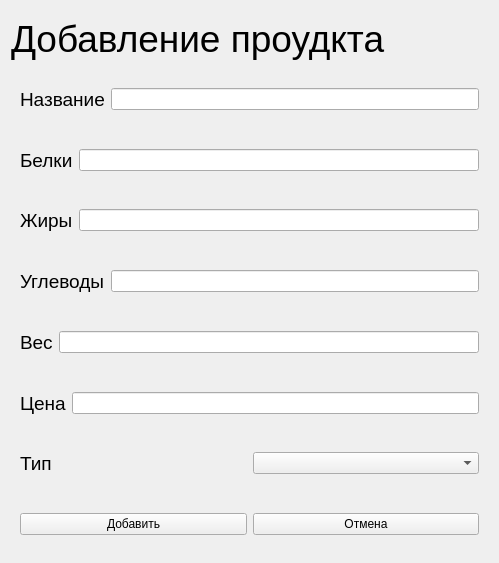
<?xml version="1.0" encoding="UTF-8"?>
<ui version="4.0">
 <class>AddProductWindow</class>
 <widget class="QWidget" name="AddProductWindow">
  <property name="geometry">
   <rect>
    <x>0</x>
    <y>0</y>
    <width>499</width>
    <height>563</height>
   </rect>
  </property>
  <property name="windowTitle">
   <string>Form</string>
  </property>
  <layout class="QVBoxLayout" name="verticalLayout">
   <item>
    <widget class="QLabel" name="WindowName">
     <property name="font">
      <font>
       <pointsize>28</pointsize>
      </font>
     </property>
     <property name="text">
      <string>Добавление проудкта</string>
     </property>
    </widget>
   </item>
   <item>
    <widget class="QWidget" name="widget" native="true">
     <layout class="QHBoxLayout" name="horizontalLayout">
      <item>
       <widget class="QLabel" name="l_name">
        <property name="font">
         <font>
          <pointsize>14</pointsize>
         </font>
        </property>
        <property name="text">
         <string>Название</string>
        </property>
       </widget>
      </item>
      <item>
       <widget class="QLineEdit" name="In_name"/>
      </item>
     </layout>
    </widget>
   </item>
   <item>
    <widget class="QWidget" name="widget_2" native="true">
     <layout class="QHBoxLayout" name="horizontalLayout_2">
      <item>
       <widget class="QLabel" name="l_proteins">
        <property name="font">
         <font>
          <pointsize>14</pointsize>
         </font>
        </property>
        <property name="text">
         <string>Белки</string>
        </property>
       </widget>
      </item>
      <item>
       <widget class="QLineEdit" name="In_proteins"/>
      </item>
     </layout>
    </widget>
   </item>
   <item>
    <widget class="QWidget" name="widget_3" native="true">
     <layout class="QHBoxLayout" name="horizontalLayout_3">
      <item>
       <widget class="QLabel" name="l_fats">
        <property name="font">
         <font>
          <pointsize>14</pointsize>
         </font>
        </property>
        <property name="text">
         <string>Жиры</string>
        </property>
       </widget>
      </item>
      <item>
       <widget class="QLineEdit" name="In_fats"/>
      </item>
     </layout>
    </widget>
   </item>
   <item>
    <widget class="QWidget" name="widget_4" native="true">
     <layout class="QHBoxLayout" name="horizontalLayout_4">
      <item>
       <widget class="QLabel" name="l_carbs">
        <property name="font">
         <font>
          <pointsize>14</pointsize>
         </font>
        </property>
        <property name="text">
         <string>Углеводы</string>
        </property>
       </widget>
      </item>
      <item>
       <widget class="QLineEdit" name="In_carbs"/>
      </item>
     </layout>
    </widget>
   </item>
   <item>
    <widget class="QWidget" name="widget_5" native="true">
     <layout class="QHBoxLayout" name="horizontalLayout_5">
      <item>
       <widget class="QLabel" name="l_weight">
        <property name="font">
         <font>
          <pointsize>14</pointsize>
         </font>
        </property>
        <property name="text">
         <string>Вес</string>
        </property>
       </widget>
      </item>
      <item>
       <widget class="QLineEdit" name="In_weights"/>
      </item>
     </layout>
    </widget>
   </item>
   <item>
    <widget class="QWidget" name="widget_6" native="true">
     <layout class="QHBoxLayout" name="horizontalLayout_6">
      <item>
       <widget class="QLabel" name="l_cost">
        <property name="font">
         <font>
          <pointsize>14</pointsize>
         </font>
        </property>
        <property name="text">
         <string>Цена</string>
        </property>
       </widget>
      </item>
      <item>
       <widget class="QLineEdit" name="In_cost"/>
      </item>
     </layout>
    </widget>
   </item>
   <item>
    <widget class="QWidget" name="widget_7" native="true">
     <layout class="QHBoxLayout" name="horizontalLayout_7">
      <item>
       <widget class="QLabel" name="l_type">
        <property name="font">
         <font>
          <pointsize>14</pointsize>
         </font>
        </property>
        <property name="text">
         <string>Тип</string>
        </property>
       </widget>
      </item>
      <item>
       <widget class="QComboBox" name="comboBox"/>
      </item>
     </layout>
    </widget>
   </item>
   <item>
    <widget class="QWidget" name="widget_8" native="true">
     <layout class="QHBoxLayout" name="horizontalLayout_8">
      <item>
       <widget class="QPushButton" name="add">
        <property name="text">
         <string>Добавить</string>
        </property>
       </widget>
      </item>
      <item>
       <widget class="QPushButton" name="cancle">
        <property name="text">
         <string>Отмена</string>
        </property>
       </widget>
      </item>
     </layout>
    </widget>
   </item>
  </layout>
 </widget>
 <resources/>
 <connections/>
</ui>
